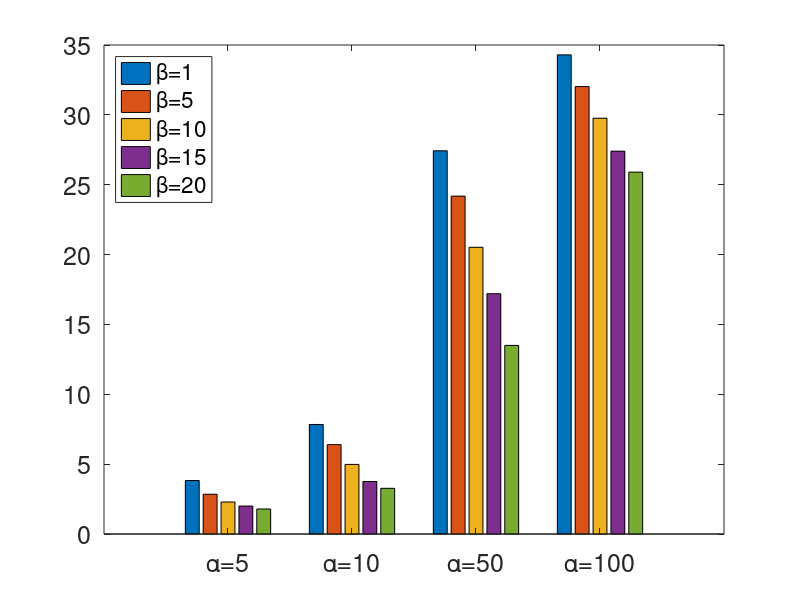

MATLAB code for this plot:
clear all;
clc;

%moons; 
alpha = [5 10 50 100];
cvx_primal_2011_max = [4.2589  8.4057 28.3339 34.97];
cvx_primal_2011_ave = [4.2528 8.3861 28.3149 34.95];
cvx_primal_2011_min = [4.2433 8.3836 28.2711 34.863];
cvx_primal_2011_var = var([cvx_primal_2011_max;cvx_primal_2011_ave;cvx_primal_2011_min]);
cvx_primal_2011_mean = mean([cvx_primal_2011_max;cvx_primal_2011_ave;cvx_primal_2011_min]);

our_method_beta_5_max = [2.8487 6.4121 24.193 32.033];
our_method_beta_5_ave = [2.8480 6.3973 24.192 32.0278];
our_method_beta_5_min = [2.8415 6.3855 24.1648 32.0128];
our_method_beta_5_var = var([our_method_beta_5_max;our_method_beta_5_ave;our_method_beta_5_min]);
our_method_beta_5_mean = mean([our_method_beta_5_max;our_method_beta_5_ave;our_method_beta_5_min]);

our_method_beta_1_max = [3.8538 7.8674 27.436 34.33];
our_method_beta_1_ave = [3.8286 7.8305 27.4284 34.28];
our_method_beta_1_min = [3.8036 7.82 27.4261 34.278];
our_method_beta_1_var = var([our_method_beta_1_max;our_method_beta_1_ave;our_method_beta_1_min]);
our_method_beta_1_mean = mean([our_method_beta_1_max;our_method_beta_1_ave;our_method_beta_1_min]);


SSNAL_max = [4.313 8.3763 28.2962 34.95];
SSNAL_ave = [4.2948 8.325 28.2862 34.91];
SSNAL_min = [4.2547 8.32 28.25 34.8];
SSNAL_var = var([SSNAL_max;SSNAL_ave;SSNAL_min]);
SSNAL_mean = mean([SSNAL_max;SSNAL_ave;SSNAL_min]);

network_lasso_max = [4.2991 8.37 28.2 36.52];
network_lasso_ave = [4.2569 8.3678 28.189 36.48];
network_lasso_min = [4.2528 8.328 28.1518 36.3];
network_lasso_var = var([network_lasso_max;network_lasso_ave;network_lasso_min]);
network_lasso_mean = mean([network_lasso_max;network_lasso_ave;network_lasso_min]);


ama_max = mean([cvx_primal_2011_max; SSNAL_max; network_lasso_max]);
ama_min = mean([cvx_primal_2011_min; SSNAL_min; network_lasso_min]);
ama_ave = mean([cvx_primal_2011_ave; SSNAL_ave; network_lasso_ave]);
ama_var = var([ama_max;ama_ave;ama_min]);
ama_mean = mean([ama_max;ama_ave;ama_min]);

% % vary algorithms
% figure();
% data = [our_method_beta_5_mean;cvx_primal_2011_mean;  SSNAL_mean; network_lasso_mean; ama_mean];
% data_var = [our_method_beta_5_var;cvx_primal_2011_var;  SSNAL_var; network_lasso_var; ama_var];
% base_x = [2 4 6 8];
% h = bar(base_x, data');
% l={'REG-CC(\alpha=5)', 'PRIMAL-CC', 'SSNAL-CC', 'NET-LASSO', 'AMA-CC'};
% legend(h,l, 'Location', 'Northwest');
% set(gca, 'XTickLabel',{'\alpha=5','\alpha=10','\alpha=50','\alpha=100'});
% set(gca, 'FontSize', 18);






our_method_beta_5_ave = our_method_beta_5_mean;
our_method_beta_1_ave = our_method_beta_1_mean;
our_method_beta_10_ave = [2.289 4.9817 20.52 29.76];
our_method_beta_15_ave = [2 3.76 17.2 27.4];
our_method_beta_20_ave = [1.79 3.27 13.5 25.9];
data = [our_method_beta_1_ave;our_method_beta_5_ave;our_method_beta_10_ave;our_method_beta_15_ave;our_method_beta_20_ave];
% vary beta
figure();
base_x = [2 4 6 8];
h = bar(base_x, data');
l={'\beta=1', '\beta=5', '\beta=10', '\beta=15', '\beta=20'};
legend(h,l, 'Location', 'Northwest');
set(gca, 'XTickLabel',{'\alpha=5','\alpha=10','\alpha=50','\alpha=100'});
set(gca, 'FontSize', 18);


